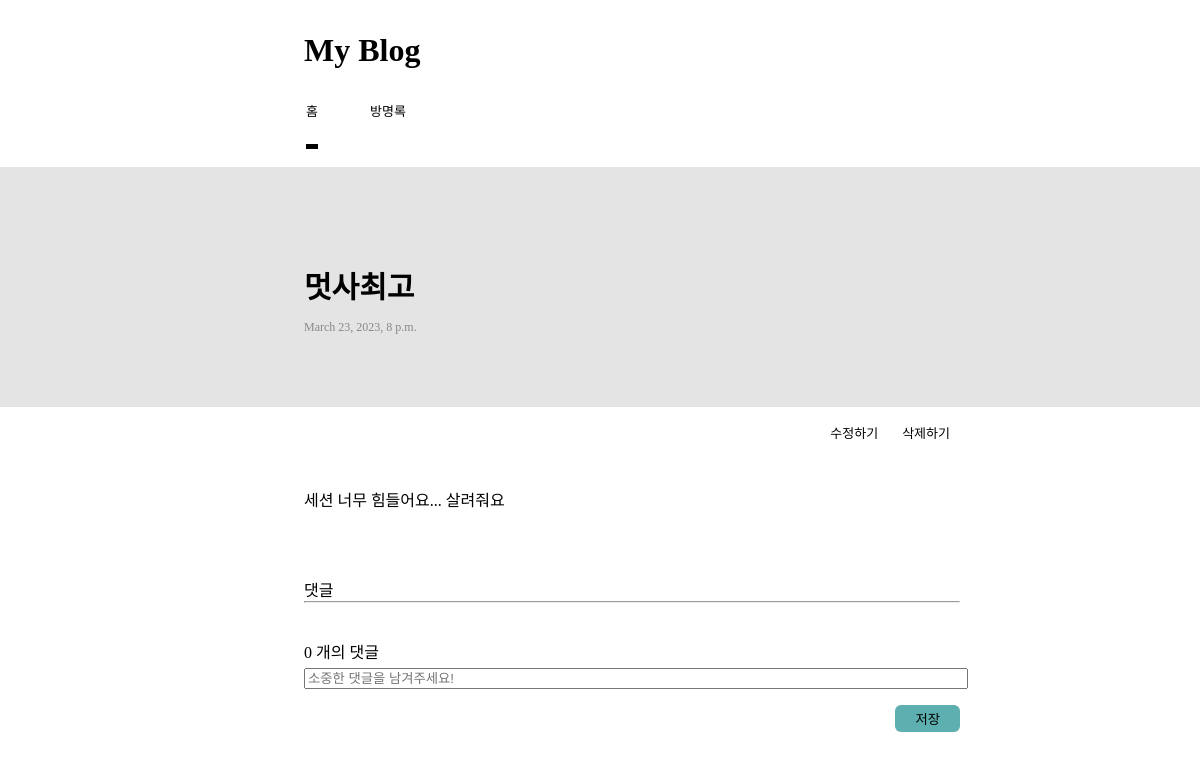
/blog/2, run on an earlier commit of the app's database.
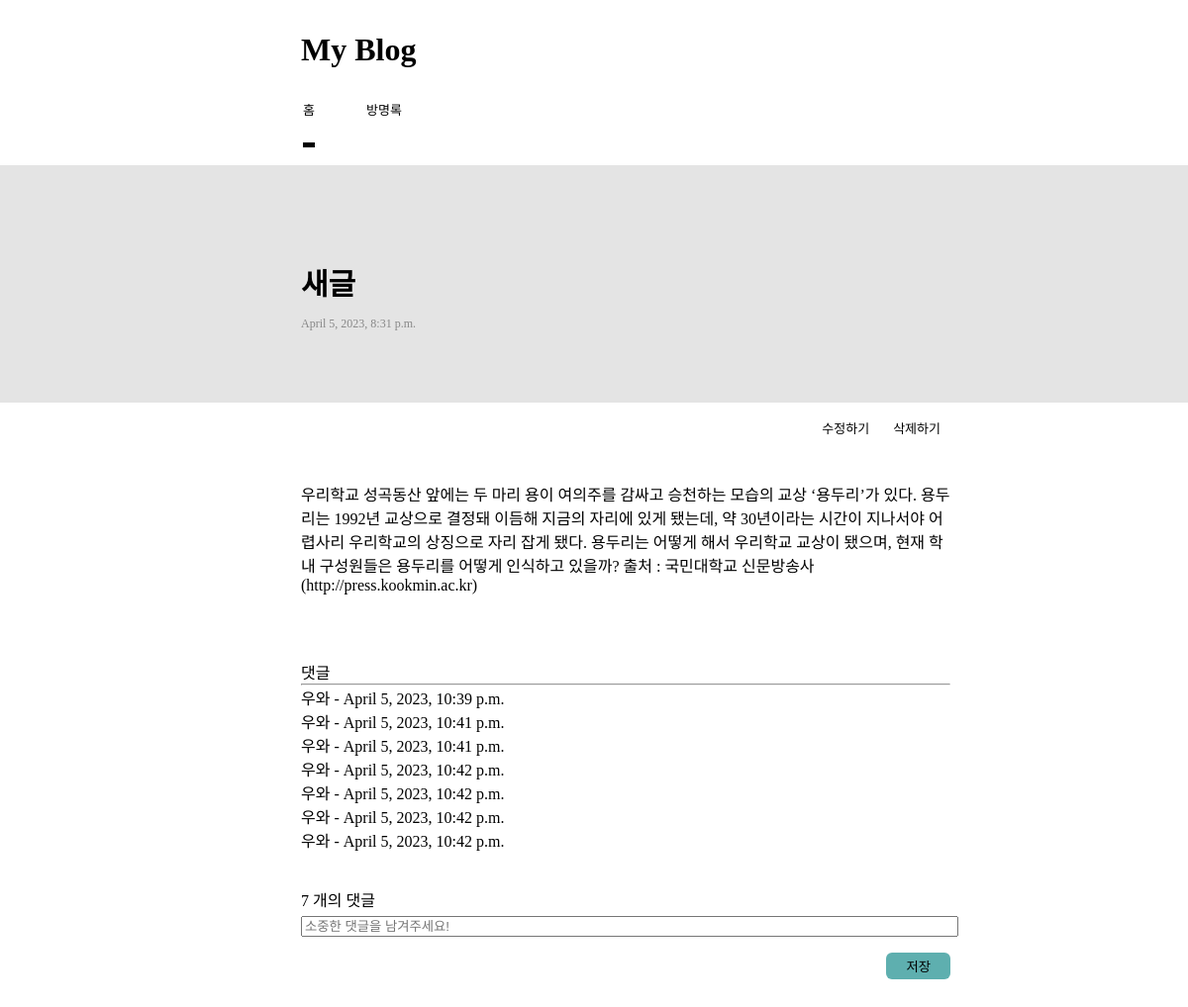
And on a later commit of the database.
### blog/models.py (models this page shows, shortened)
class Blog(models.Model):
    title = models.CharField(max_length=100)
    created_at = models.DateTimeField(auto_now_add=True)
    content = models.TextField()

class Comment(models.Model):
    post = models.ForeignKey(Blog, on_delete=models.CASCADE, null=True)
    body = models.TextField()
    created_at = models.DateTimeField(auto_now_add=True)

### blog/views.py (the view, shortened to what this page needs)
# urls.py: path('blog/<int:blog_id>',views.detail,name='detail'),
def detail(request,blog_id):
    blog = get_object_or_404(Blog,pk=blog_id)
    comments = Comment.objects.filter(post = blog_id)
    comment_cnt = comments.count()
    return render(request,'detail.html',{'blog':blog, 'comments':comments, "comment_cnt":comment_cnt})

### blog/templates/detail.html (shortened to what this page needs)
{%load static%}
<!DOCTYPE html>
<html lang="en">
<head>
    <link rel="stylesheet" href="{% static 'blog/css/detail.css'%}">
</head>
<body>
    <h1>My Blog</h1>
    <nav class="gnb">
        <ul>
            <li><a href="{%url 'home'%}" class="menu_home">홈</a></li>
            <li><a href="" class="menu_guest"></a>방명록</li>
        </ul>
    </nav>
    <div class="mainback">
        <div class="main">
            <span class="title">
                <h2>{{blog.title}}</h2>
            </span>
            <span class="created">
                <p>{{blog.created_at}}</p>
            </span>
        </div>
    </div>
    <div class="detail">
        <div class="edit_button">
            <a href="{% url 'edit' blog.id %}" class="button">수정하기</a>
            <a href="{% url 'delete' blog.id %}" class="button">삭제하기</a>
        </div>
        <div class="content">
            <p>{{blog.content}}</p>
        </div>
    </div>
    <br>
    <div class="comment_Container">
        댓글
        <hr>
        {%for comment in comments %}
        {{comment.body}} - {{comment.created_at}}
        <br>
        {% endfor %}
        <br><br>
        <div class="comment_title">
            {{comment_cnt}}
            개의 댓글
        </div>
        <form method="POST" class="comments">
            <input name = "body" type="text" class="comment_body" placeholder="소중한 댓글을 남겨주세요!">
            <input class = "btn" type="submit" value="저장">
        </form>
    </div>
</body>
</html>

What changed in the data, as far as the page shows it:
changed Blog: title "멋사최고" → "새글"; created_at "March 23, 2023, 8 p.m." → "April 5, 2023, 8:31 p.m."; content "세션 너무 힘들어요... 살려줘요" → "우리학교 성곡동산 앞에는 두 마리 용이 여의주를 감싸고 승천하는 모습의 교상 ‘용두리’가 있다. 용두리는 1992년 교상으로 결정돼 이듬해 지금의 자리에 있게 됐는데, 약 30년이라는 시간이 지나서야 어렵사리 우리학교의 상징으로 자리 잡게 됐다. 용두리는 어떻게 해서 우리학교 교상이 됐으며, 현재 학내 구성원들은 용두리를 어떻게 인식하고 있을까? 출처 : 국민대학교 신문방송사(http://press.kookmin.ac.kr)"
added Comment: body "우와", created_at "April 5, 2023, 10:39 p.m."
added Comment: body "우와", created_at "April 5, 2023, 10:41 p.m."
added Comment: body "우와", created_at "April 5, 2023, 10:41 p.m."
added Comment: body "우와", created_at "April 5, 2023, 10:42 p.m."
added Comment: body "우와", created_at "April 5, 2023, 10:42 p.m."
added Comment: body "우와", created_at "April 5, 2023, 10:42 p.m."
added Comment: body "우와", created_at "April 5, 2023, 10:42 p.m."
Also different on the page:
{{ comment_cnt }}: "0" → "7"
